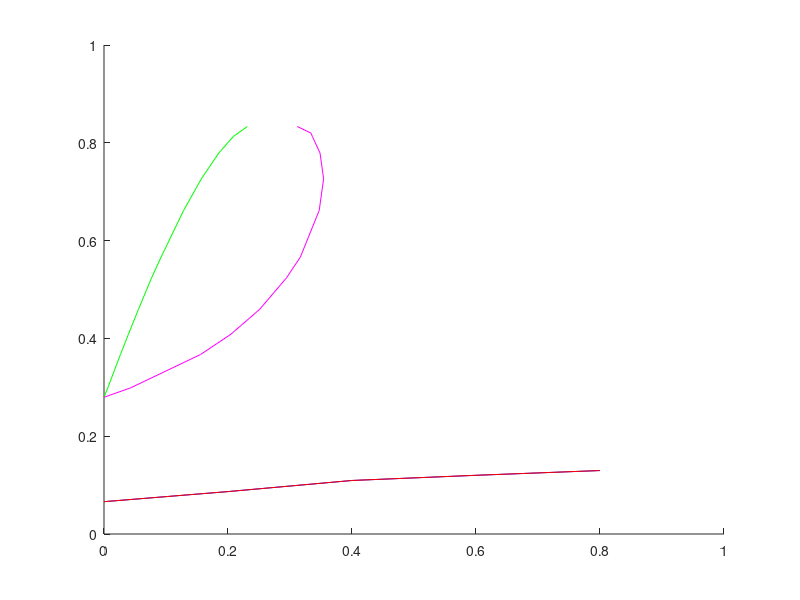

MATLAB code to generate this figure:


function binary
global Tc R b ac kappa
Tc = [305.4 126.2];
Pc = [48.8 33.9];
R = 83.14; 
w = [0.099 0.039];
options=optimset('Display','off');


b = 0.0778*R*Tc./Pc;
ac = 0.45724*R^2*Tc.^2./Pc;
kappa = 0.37464+1.54226*w-0.269932*w.^2;
T=280; %K

pm=.0445;
y=0.6;
xx=0:0.2:1;
nx=length(xx);
for i=1:nx
    x=xx(i);

    Vl=1.5*b(1);
    Vv=R*T/pm;
    pold=100;

    while abs(pold-pm)>0.00001
        Vl=fsolve(@(Vl) pm-p(T,Vl,x),Vl,options);
        phil1=exp(lnphi1(pm,Vl,T,x));
        phil2=exp(lnphi2(pm,Vl,T,x));
        yold=2;

        while abs(y-yold)>0.00001
            Vv=fsolve(@(Vv) pm-p(T,Vv,y),Vv,options);
            phiv1=exp(lnphi1(pm,Vv,T,y));
            phiv2=exp(lnphi2(pm,Vv,T,y));

            K1=phil1/phiv1;
            K2=phil2/phiv2;

            sum1=K1*x+K2*(1-x);
            yold=y;
            y=K1*x;

        end
   

    pold=pm;
    pm=pm*sum1;

    end
    pp(i)=pm;
    yy(i)=y;
end

pp;
yy;
hold on
plot(xx,pp, 'b')
plot(yy,pp, 'r')
xexp=[0 0.0061	0.0265	0.0394	0.0556	0.0767	0.0921	0.1284	0.157	0.1852	0.2088	0.2162	0.2311];
yexp=[0 0.043	0.1558	0.2047	0.2511	0.2943	0.3167	0.3471	0.3542	0.3484	0.336	0.3339	0.3117];
pexp=[.279657	.29890875	.367100475	.4085424	.459508875	.523748925	.566305425	.66165225	.7262976	.77918925	.813133125	.81971925	.833398125];
plot(xexp, pexp, 'g')
plot(yexp, pexp, 'm')
end

function y=am(x,t)
global Tc kappa ac b
alpha=(1+kappa.*(1-sqrt(t./Tc))).^2;
a=ac.*alpha;
bmix = x*b(1)+(1-x)*b(2);
kij=0.0515;
y=x^2.*a(1)+(1-x)^2.*a(2)+2*x*(1-x)*sqrt(a(1).*a(2))*(1-kij);
end

function y=p(t,v,x)
global R b
bmix = x*b(1)+(1-x)*b(2);
y=R*t./(v-bmix)-am(x,t)./(v*(v+bmix)+bmix*((v-bmix)));
end

function y=lnphi1(p,v,t,x)
global R b ac kappa Tc
s2 = sqrt(2);
z=p*v/R/t;
alpha=(1+kappa.*(1-sqrt(t./Tc))).^2;
a=ac.*alpha;
bmix = x*b(1)+(1-x)*b(2);
y = b(1)/bmix*(z-1)-log(z-bmix*p/R/t)-am(x,t)/2/s2/bmix/R/t*(2*(x*a(1)+(1-x)*sqrt(a(1)*a(2)))/am(x,t)-b(1)/bmix)*log((z+(1+s2)*bmix*p/R/t)/(z+(1-s2)*bmix*p/R/t));
end

function y=lnphi2(p,v,t,x)
global R b ac kappa Tc 
s2 = sqrt(2);
z=p*v/R/t;
alpha=(1+kappa.*(1-sqrt(t./Tc))).^2;
a=ac.*alpha;
bmix = x*b(1)+(1-x)*b(2);
y=b(2)/bmix*(z-1)-log(z-bmix*p/R/t)-am(x,t)/2/s2/bmix/R/t*(2*(x*sqrt(a(1)*a(2))+(1-x)*a(2))/am(x,t)-b(2)/bmix)*log((z+(1+s2)*bmix*p/R/t)/(z+(1-s2)*bmix*p/R/t));
end

